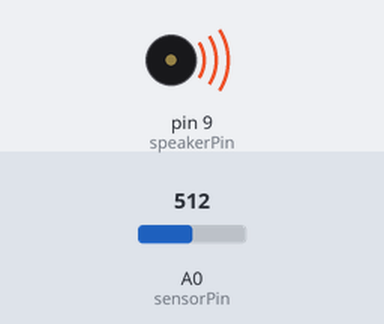
A sketch run on a simulated Arduino Uno, built with avr-gcc and run on an emulated ATmega328P. On the bench: buzzer (waves = sounding). The inputs (shaded band) are chosen by the test bench; at power-on: A0 (sensorPin) = 512.

Above: at 0.05 s.
Timing chart, 0 to 3.0 s (numbered marks = the images above):
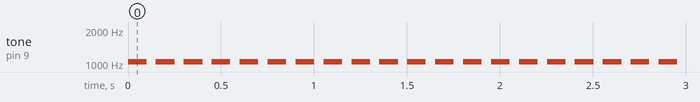

Measured:
- by itself, tone on pin 9 (speakerPin): alternates 1050 Hz for 0.10 s and silent for 0.05 s

The sketch:

Photosensor_wSpeaker.ino
```cpp
const int speakerPin = 9;    // PWM-Pin für den Lautsprecher
const int sensorPin = A0;    // Pin, an dem der Fotowiderstand angeschlossen ist

void setup() {
  pinMode(speakerPin, OUTPUT);
  pinMode(sensorPin, INPUT);
}

void loop() {
  int sensorValue = analogRead(sensorPin);     // Liest den Wert des Lichtsensors
  int toneFrequency = map(sensorValue, 0, 1023, 100, 2000);  // Passt den Wert für die Tonfrequenz an

  tone(speakerPin, toneFrequency, 100);  // Spielt einen Ton mit der angepassten Frequenz
  delay(150);  // Kurze Verzögerung zwischen den Tönen
}
```
